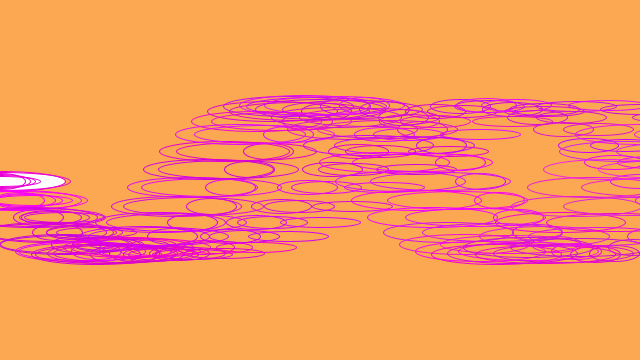
Frame 1 (no input)
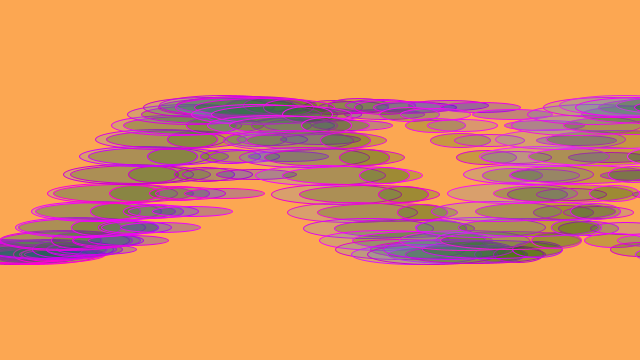
Frame 60 (the mouse pressed at the canvas centre just before this capture)
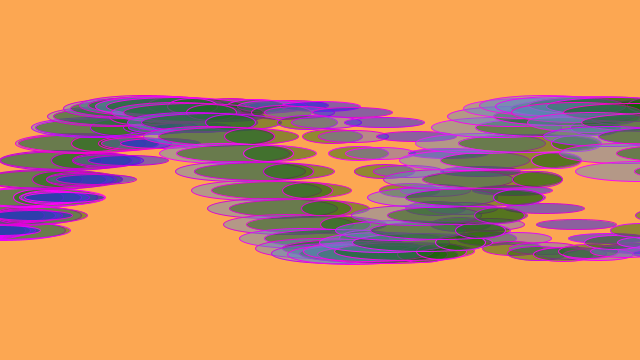
Frame 120 (the mouse held since frame 60 and released just before this capture)

The Processing sketch that drew these frames (run headless with seeded random() and noise(); from frame 60 on, the mouse is pressed at the canvas centre):

// Processing sketch: processing_152502
// ── processing_152502.pde

/* Jessica Fenlon's version of Daniel Shiffman's render of a simple sine wave from the processing examples
* was the starting point for this activity - this is my further exploration thru trial and error (mainly error)
*/
int xspacing = 16;   // How far apart should each horizontal location be spaced
int w;              // Width of entire wave

float theta = 0.0;  // Start angle at 0
float amplitude = 75.0;  // Height of wave
float period = 400.0;  // How many pixels before the wave repeats
float dx;  // Value for incrementing X, a function of period and xspacing
float[] yvalues;  // Using an array to store height values for the wave
int a; // integer for alpha value
int aa; // modulus result for alpha value

void setup() {
  size(640, 360);
  w = width+16;
  dx = (TWO_PI / period) * xspacing;
  yvalues = new float[w/xspacing];
  a = 0;
}

void draw() {
  background(#FCA752);
  calcWave();
  renderWave();
  a++;
  aa = a % 245;
}

void calcWave() {
  // Increment theta (try different values for 'angular velocity' here
  theta += 0.02;

  // For every x value, calculate a y value with sine function
  float x = theta;
  for (int i = 0; i < yvalues.length; i++) {
    yvalues[i] = sin(x*1.0)*amplitude;
    x+=dx;
  }
}

void renderWave() {
  // A simple way to draw the wave with an ellipse at each location
  for (int x = 0; x < yvalues.length; x++) {
    stroke(random(200,255),random(x),random(200,255));
    
    ellipse(x*xspacing, height/2+yvalues[x], 130, 20);
     fill(20,90,10,aa);
     
      ellipse(x*xspacing*1.1, height/2+yvalues[x], 140, 18);
    fill(21,100,10,aa);
    
     ellipse(x*xspacing*1.2, height/2+yvalues[x], 50, 16);
    fill(25,101,11,aa);
    
    ellipse(x*(xspacing*1.6), height/2+yvalues[x], 60, 14);
    fill(110,100,198,aa);
    
     ellipse(x*(xspacing*1.7), height/2+yvalues[x], 70, 12);
    fill(10,15,245,aa);
    
    ellipse(x*(xspacing*2), height/2+yvalues[x], 80, 10);
    fill(99,135,196,aa);
  }
}
